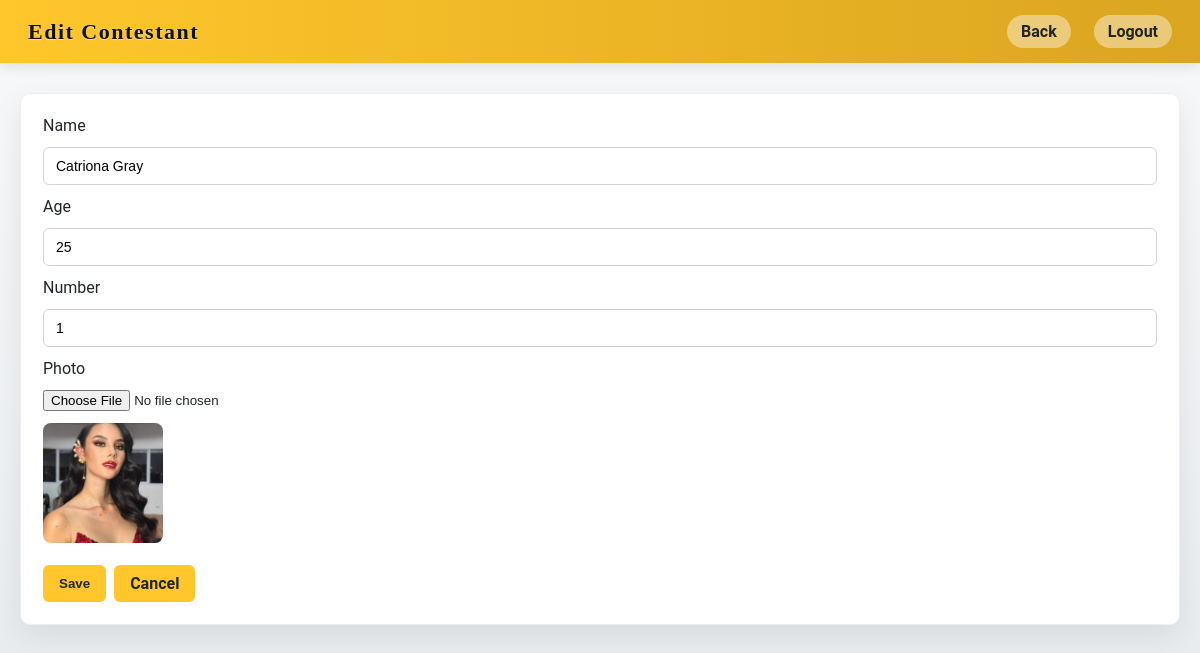
Screenshot of /admin/admin_edit_contestant.php?id=1 (signed in) with the database file from the repository.
### tables this page shows
CREATE TABLE `contestants` (
    id INT AUTO_INCREMENT PRIMARY KEY,
    name VARCHAR(100) NOT NULL,
    age INT NOT NULL,
    number INT NOT NULL,
    photo VARCHAR(255),
    competition_id INT NOT NULL
);

### admin/admin_edit_contestant.php (the view, shortened to what this page needs)
<?php
require_once __DIR__ . '/../database/db.php';
$id = isset($_GET['id']) ? (int)$_GET['id'] : 0;
$name = $photo = '';
$age = $number = 0;
if ($id) {
    $q = $conn->prepare("SELECT id, name, age, number, photo FROM contestants WHERE id=? LIMIT 1");
    $q->bind_param('i', $id);
    $q->execute();
    $row = $q->get_result()->fetch_assoc();
    if ($row) {
        $name = $row['name'];
        $age = $row['age'];
        $number = $row['number'];
        $photo = $row['photo'];
    } else {
        header('Location: manage_contestants.php');
        exit;
    }
}
?>
<!doctype html>
<html>
<head>
  <link rel="stylesheet" href="../style.css">
</head>
<body>
  <div class="topbar">
    <div class="brand"><?= $id ? 'Edit' : 'Add' ?> Contestant</div>
    <div class="links">
      <a href="manage_contestants.php">Back</a>
      <a href="../logout.php">Logout</a>
    </div>
  </div>
  <div class="wrapper">
    <div class="card">
      <form method="post" enctype="multipart/form-data" style="display:flex; gap:12px; flex-direction:column;">
        <label>Name</label>
        <input class="input" type="text" name="name" value="<?= htmlspecialchars($name) ?>" required>
        <label>Age</label>
        <input class="input" type="number" name="age" value="<?= htmlspecialchars($age) ?>" required>
        <label>Number</label>
        <input class="input" type="number" name="number" value="<?= htmlspecialchars($number) ?>" required>
        <label>Photo</label>
        <input type="file" name="photo" accept="image/*">
        <?php if ($photo && file_exists(__DIR__ . '/../assets/' . $photo)): ?>
          <img src="../assets/<?= htmlspecialchars($photo) ?>" style="width:120px;height:120px;object-fit:cover;border-radius:8px;">
        <?php endif; ?>
        <div style="display:flex; gap:8px; margin-top:10px;">
          <button class="btn" type="submit">Save</button>
          <a class="btn secondary" href="manage_contestants.php">Cancel</a>
        </div>
      </form>
    </div>
  </div>
</body>
</html>

### style.css (style rules this page uses)
:root { --gold: #FFC72C; --gold-dark: #b78c22; --bg: #F8F9FA; --muted: #6C757D; --card-shadow: 0 10px 30px rgba(0,0,0,0.08); --accent: #fff; --accent-2: #FFFBEB; --text: #212529; --radius: 10px; --maxw: 1200px; --serif: "Playfair Display", Georgia, "Times New Roman", serif; --sans: "Roboto", "Segoe UI", Arial, sans-serif; --transition-fast: 0.15s ease-out; }
* { box-sizing:border-box; }
body { margin:0; font-family:var(--sans); color:var(--text); background:linear-gradient(180deg, var(--bg) 0%, #E9ECEF 100%); -webkit-font-smoothing:antialiased; -moz-osx-font-smoothing:grayscale; }
.topbar { background:linear-gradient(90deg, var(--gold) 0%, #DAA520 100%); padding:15px 28px; display:flex; justify-content:space-between; align-items:center; box-shadow:0 4px 12px rgba(0,0,0,0.1); }
.brand { font-family:var(--serif); font-size:22px; font-weight:700; color:#111; letter-spacing:1.5px; text-shadow: 0 1px 1px rgba(255, 255, 255, 0.5); }
.topbar .links { display: flex; align-items: center; gap: 8px; }
.topbar .links a { color:var(--text); text-decoration:none; margin-left:15px; font-weight:600; background:rgba(255,255,255,0.4); padding:7px 14px; border-radius:20px; transition:all var(--transition-fast); }
.wrapper { max-width:var(--maxw); margin:30px auto; padding:0 20px; }
.card { background:var(--accent); border-radius:var(--radius); padding:22px; box-shadow:var(--card-shadow); overflow:visible; border: 1px solid #eee; }
.btn { background:var(--gold); color:var(--text); padding:9px 16px; border-radius:6px; border:none; font-weight:700; cursor:pointer; display:inline-block; text-decoration:none; transition:background-color var(--transition-fast), transform var(--transition-fast); }
.input, input[type=text], input[type=number], select { padding:10px 12px; border-radius:6px; border:1px solid #ced4da; font-size:14px; outline:none; transition:border-color var(--transition-fast), box-shadow var(--transition-fast); }

### rows the page displays
contestants: name "Catriona Gray", age "25", number "1", photo (picture)
